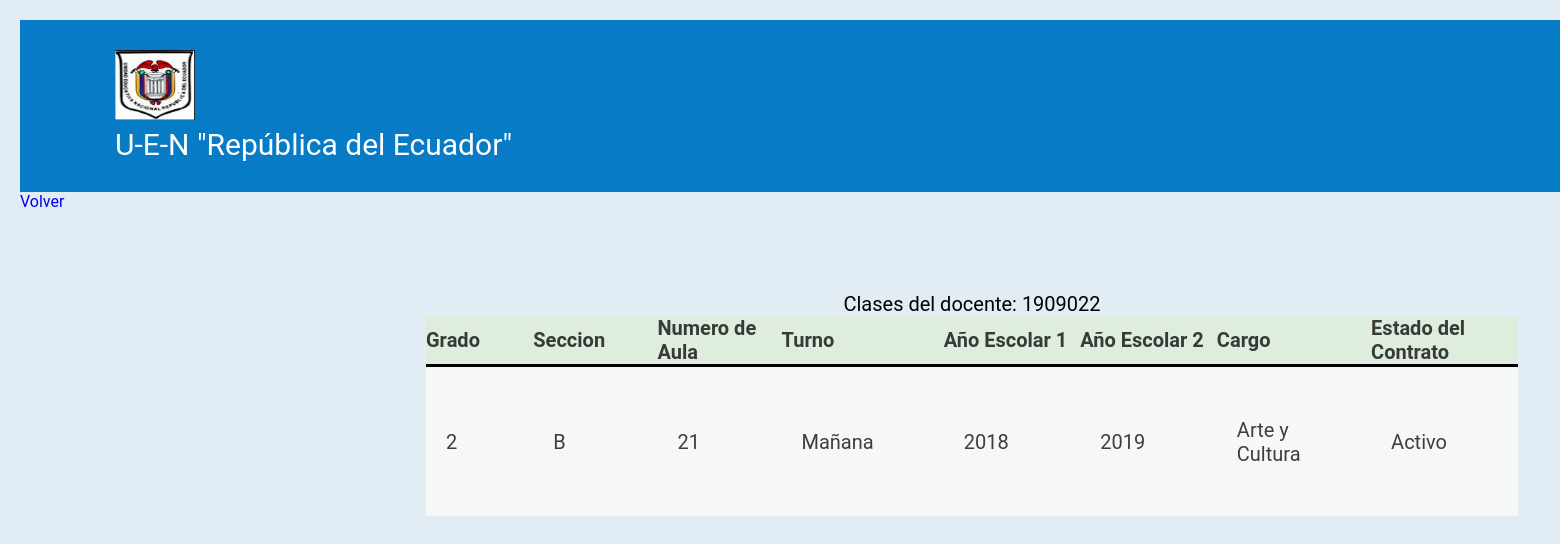
/public/clases_asignadas.php?id_doc_docent=1909022 (signed in), run on the app's committed database.
### tables this page shows
CREATE TABLE `docentes` (
  `id_doc_docent` varchar(15) NOT NULL,
  `id_tipo_docent` int(1) NOT NULL,
  `id_turno` int(1) NOT NULL,
  `id_estado` int(1) NOT NULL,
  `fecha_ingreso` date DEFAULT NULL,
  `fecha_inabilitacion` date DEFAULT NULL
);

CREATE TABLE `clases` (
  `id_clase` varchar(15) NOT NULL,
  `grado` int(1) NOT NULL,
  `seccion` varchar(1) NOT NULL,
  `no_aula` int(3) NOT NULL,
  `id_turno` int(1) NOT NULL,
  `anio_escolar1` year(4) NOT NULL,
  `anio_escolar2` year(4) NOT NULL
);

CREATE TABLE `turnos` (
  `id_turno` int(1) NOT NULL,
  `descripcion` varchar(20) NOT NULL
);

CREATE TABLE `tipos_docentes` (
  `id_tipo_docent` int(1) NOT NULL,
  `descripcion` varchar(20) NOT NULL
);

CREATE TABLE `estado` (
  `id_estado` int(1) NOT NULL,
  `descripcion` varchar(15) NOT NULL
);

### public/clases_asignadas.php (the view, shortened to what this page needs)
<?php
$id_doc_docent = htmlentities(addslashes($_GET["id_doc_docent"]));
require '../database/connect.php';
    if(!isset($_SESSION["id_user"])){
       header("Location:../index.php");
   }else{
        ?>
<!DOCTYPE html>
<html>
    <head>
	    <link rel="stylesheet" href="./css/styles.css">
    </head>
    <body>
      <header class="top">
       <ul>
        <li><img src="../img/i.png" width="80px" height="70px"><br>U-E-N "República del Ecuador"</li>
      </ul>
     </header>
<?php
$sql="SELECT doc.id_doc_docent,cl.grado,cl.seccion,cl.no_aula,tr.descripcion turno, cl.anio_escolar1,cl.anio_escolar2,tp.descripcion cargo, est.descripcion estado FROM docentes doc INNER JOIN clases_asignadas ca ON doc.id_doc_docent = ca.id_doc_docent INNER JOIN clases cl ON ca.id_clase = cl.id_clase INNER JOIN estado est ON ca.id_estado = est.id_estado INNER JOIN turnos tr ON cl.id_turno = tr.id_turno INNER JOIN tipos_docentes tp ON ca.id_tipo_docent = tp.id_tipo_docent
			WHERE doc.id_doc_docent = :id_doc_docent";
			$result=$db->prepare($sql);
			$result->bindValue("id_doc_docent",$id_doc_docent);
			$result->execute();
	        echo "<div>";
 	          echo "<table class='tabla'>
 	          <caption> Clases del docente: ".$id_doc_docent."</caption>
 		            <thead>";
 			            echo"<tr>";
						echo"<th>Grado </th>
						 <th>Seccion </th>
						 <th>Numero de Aula </th>
						 <th>Turno </th>
						 <th>Año Escolar 1 </th>
						 <th>Año Escolar 2 </th>
						 <th>Cargo</th>
						 <th>Estado del Contrato</th>";
 			           echo "</tr>
 		            </thead>";
 		            while($registro=$result->fetch(PDO::FETCH_ASSOC)){
 		            	echo "<tr>";
 			           echo "<td>{$registro['grado']}</td>";
					   echo "<td>{$registro['seccion']}</td>";
					   echo "<td>{$registro['no_aula']}</td>";
					   echo "<td>{$registro['turno']}</td>";
					   echo "<td>{$registro['anio_escolar1']}</td>";
					   echo "<td>{$registro['anio_escolar2']}</td>";
					   echo "<td>{$registro['cargo']}</td>";
					   echo "<td>{$registro['estado']}</td>";
 		          echo " </tr>";
 		          		}
 	            echo "</table>
            </div>" ?>
                 <a href="docentes.php">Volver</a>
    </body>
</html>
<?php
 } ?>

### public/css/styles.css (style rules this page uses)
ul { list-style: none; }
* { margin: 0; padding: 0; -webkit-box-sizing: border-box; -moz-box-sizing: border-box; box-sizing: border-box; }
body { background-size: cover; background-attachment: fixed; font-family: Roboto; background-color: #E1ECF5; margin:20px; }
.top { margin: auto; width: 150%; display:block; position: relative; }
.top ul { list-style: none; font-size: 30px; }
.top li { background-color: #077BC6; color: #FFF; text-decoration: none; padding: 30px 95px ; }
th { width: 30px; }
.tabla { margin-top:100px; margin-left:-120px; margin-right: 400px; left: 35%; width: 80%; height: 200px; max-width: 70%; position:absolute; font-size: 20px; }
table { background-color: #F5F8F5; text-align: left; width: 80%; border-collapse: collapse; transition: all .3s ease-in-out; max-width: 80%; padding: 10px; }
tr { opacity: 0.75; }
td { padding: 20px; width: 1000px; }
thead { background-color: #DFEDDE; border-bottom: solid 3px; }
a { text-decoration: none; }

### data on the page
docentes: clases.grado "2", clases.seccion "B", clases.no_aula "21", id_turno.descripcion "Mañana", clases.anio_escolar1 "2018", clases.anio_escolar2 "2019", id_tipo_docent.descripcion "Arte y Cultura", id_estado.descripcion "Activo"

### other printed values
$id_doc_docent "1909022"
